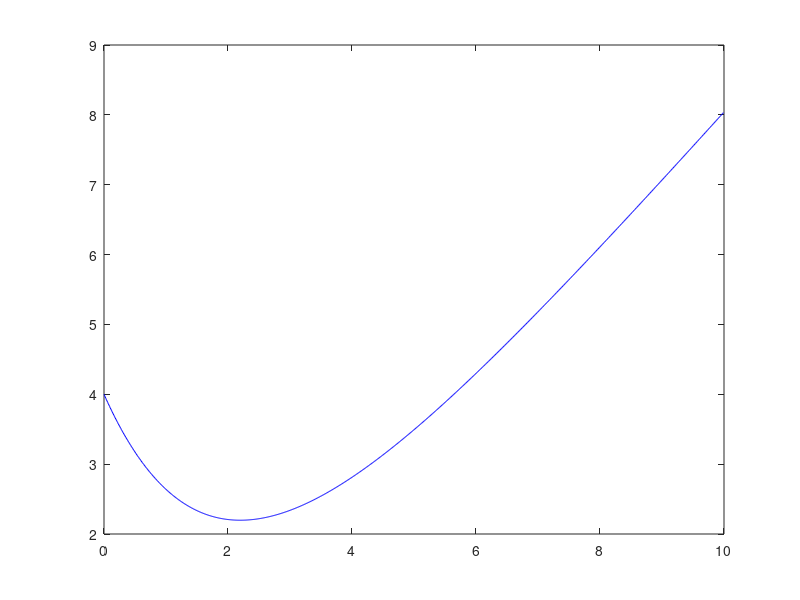

Write MATLAB code to recreate this figure.
function eulerModificado

y0=4; t0=0; %valores iniciales
Dt=0.01; %incremento de tiempo
N_Dt=1000; % cantidad de Dt a realizar

%Dimensionamiento
t = zeros(N_Dt,1); %vector para tiempo
y = zeros(N_Dt,1); %vector para y(t)

%Inicialización
t(1)=t0;
y(1)=y0;

w=1;

for j=1 : N_Dt-1

k1 = Dt*(-(1/2)*y(j) + (1/2)*t(j));
yg = y(j) + k1/(2*w);
tg = t(j) + Dt/(2*w);
k2 = Dt*(-(1/2)*yg + (1/2)*tg);
y(j+1) = y(j)+(1-w)*k1+w*k2;
t(j+1) = t(j)+Dt;
end

% Graficación
figure(1)
plot(t,y(:,1),'b');

endfunction

